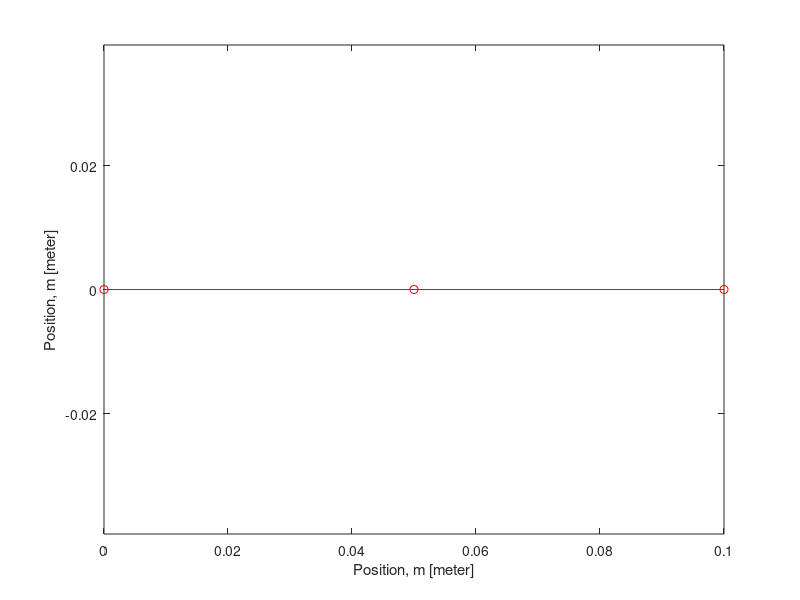

This figure's MATLAB source: (Note: this script raises an error after producing the figure.)
clear all;
clc;
close all;



%% Known variables of the problem 


% Number of vertices
N = 3;
% Time step size
dt = 0.01; % second
% Rod length
RodLength = 0.1; % meter
% Discrete length
deltaL = RodLength / (N-1);
% Radius of spheres
R1 = 0.005;R2 = 0.005;R3 = 0.005;%metres 
% Density
rho_metal = 7000;% kg/m^3
rho_f = 1000;% kg/m^3
rho = rho_metal - rho_f;% kg/m^3
% Rod radius
r0 = 0.001;% metre
% Young's modulus
Y = 1e9; % Pascals,Using Y instead of E to avoid ambiguity
% Gravity
g = 9.8; % m/s^2
% Viscosity
visc = 1000; % Pa-s
% Total time
totalTime = 10.00; % seconds
% Utility quantities
ne = N - 1; % Number of edges
EI = Y * pi * r0^4 / 4;% bending stifness
EA = Y * pi * r0^2;% stretching stifness 
node_number=[1 4 9 99 999];
counter=1;
%% Geometry of the object 


nodes = zeros(N, 2);
for c = 1:N
nodes(c,1) = (c-1) * deltaL; % x-co-ordinates change 
nodes(c,2) = 0; % y co-ordinates are always zero 
end



%% Mass matrix
M = zeros(2*N,2*N);
M(1,1) = 4/3*pi*R1^3*rho_metal;% x1
M(2,2) = 4/3*pi*R1^3*rho_metal;% y1
M(3,3) = 4/3*pi*R2^3*rho_metal;% x2 
M(4,4) = 4/3*pi*R2^3*rho_metal;% y2
M(5,5) = 4/3*pi*R3^3*rho_metal;% x3
M(6,6) = 4/3*pi*R3^3*rho_metal;% y3
%% Viscous damping matrix
C = zeros(6,6);
C1 = 6*pi*visc*R1;
C2 = 6*pi*visc*R2;
C3 = 6*pi*visc*R3;
C(1,1) = C1;% x1
C(2,2) = C1;% y1
C(3,3) = C2;% x2
C(4,4) = C2;% y2
C(5,5) = C3;% x3
C(6,6) = C3;% y3

%% Gravity/Weight Vector 
W = zeros(2*N,1);
W(2) = -4/3*pi*R1^3*rho*g;% y1
W(4) = -4/3*pi*R2^3*rho*g;% y2
W(6) = -4/3*pi*R3^3*rho*g;% y3

%% Initial DOF vector
q0 = zeros(2*N,1); % old DOFs 
for c=1:N
q0 ( 2*c - 1 ) = nodes(c,1); % x coordinate
q0 ( 2*c ) = nodes(c,2); % y coordinate
end
% New position and velocity
q = q0; % DOF vector
u = (q - q0) / dt; % Velocity vector 


%% Number of time steps
Nsteps = round( totalTime / dt );
all_mid_y = zeros( Nsteps, 1); % y-position of R2
all_mid_v = zeros( Nsteps, 1); % y-velocity of R2
all_mid_y(1) = q(4);
all_mid_v(1) = u(4);
% Tolerance
tol = EI / RodLength^2 * 1e-3;

for c=1:Nsteps-1
%fprintf('Old Time = %f,New Time = %f\n', (c-1) * dt,c*dt );
q = q0; % Guess of the Position
if c==1
    figure(counter)
xcoords=q(1:2:end) %x1,x2,x3
ycoords=q(2:2:end) %y1,y2,y3
plot( q(1:2:end), q(2:2:end), 'ro-');
axis equal;
xlabel('Position, m [meter]');
ylabel('Position, m [meter]');
end
% Newton Raphson
err = 10 * tol;
while err > tol
% Inertia
f = M / dt * ( (q-q0) / dt - u );
J = M / dt^2;

% Elastic forces

% Linear spring 1 between nodes 1 and 2
xk = q(1);% x1
yk = q(2);% y1
xkp1 = q(3);% x2
ykp1 = q(4);% y2
dF = gradEs(xk, yk, xkp1, ykp1, deltaL, EA);
dJ = hessEs(xk, yk, xkp1, ykp1, deltaL, EA);
f(1:4) = f(1:4) + dF;
J(1:4,1:4) = J(1:4,1:4) + dJ;% Jacobian is not a vector it is a matrix
% Linear spring 2 between nodes 2 and 3
xk = q(3);% x2
yk = q(4);% y2
xkp1 = q(5);% x3
ykp1 = q(6);% y3
dF = gradEs(xk, yk, xkp1, ykp1, deltaL, EA);
dJ = hessEs(xk, yk, xkp1, ykp1, deltaL, EA);
f(3:6) = f(3:6) + dF;
J(3:6,3:6) = J(3:6,3:6) + dJ;
% Bending spring between nodes 1, 2, and 3(located at node 2)
xkm1 = q(1);% x1
ykm1 = q(2);% y1
xk = q(3);% x2
yk = q(4);% y2
xkp1 = q(5);% x3
ykp1 = q(6);% y3
curvature0 = 0;
dF = gradEb(xkm1, ykm1, xk, yk, xkp1, ykp1, ...
curvature0, deltaL, EI);
dJ = hessEb(xkm1, ykm1, xk, yk, xkp1, ykp1, ...
curvature0, deltaL, EI);
f(1:6) = f(1:6) + dF;
J(1:6,1:6) = J(1:6,1:6) + dJ;

% Viscous force
f = f + C * ( q - q0 ) / dt;
J = J + C / dt;

% Weight
f = f - W;% No need to update the Jacobian

% Update
q = q - J \ f;% Main part of Newton's method
err = sum( abs(f) );
end
% Update
u = (q - q0) / dt; % Velocity
q0 = q; % Old position
%figure(1);
figure(counter+1);
if c==node_number(counter)
xcoords=q(1:2:end) %x1,x2,x3
ycoords=q(2:2:end) %y1,y2,y3
plot( q(1:2:end), q(2:2:end), 'ro-');
if(node_number(counter)~=999)
counter=counter+1;
end
axis equal;
xlabel('Position, m [meter]');
ylabel('Position, m [meter]');
end
% Store
all_mid_y(c) = q(4);% appending the position of the middle node as the simulation is running
all_mid_v(c) = u(4);% appending the velocity of the middle node as the simulation is running
end
figure(counter+2);
timeArray = (1:Nsteps) * dt;
plot(timeArray, all_mid_v, 'k-');
xlabel('Time, t [sec]');
ylabel('Velocity of mid-node, v [meter/sec]');
figure(counter+3);
timeArray = (1:Nsteps) * dt;
plot(timeArray, all_mid_y, 'k-');
xlabel('Time, t [sec]');
ylabel('Position of mid-node, v [meter/sec]');